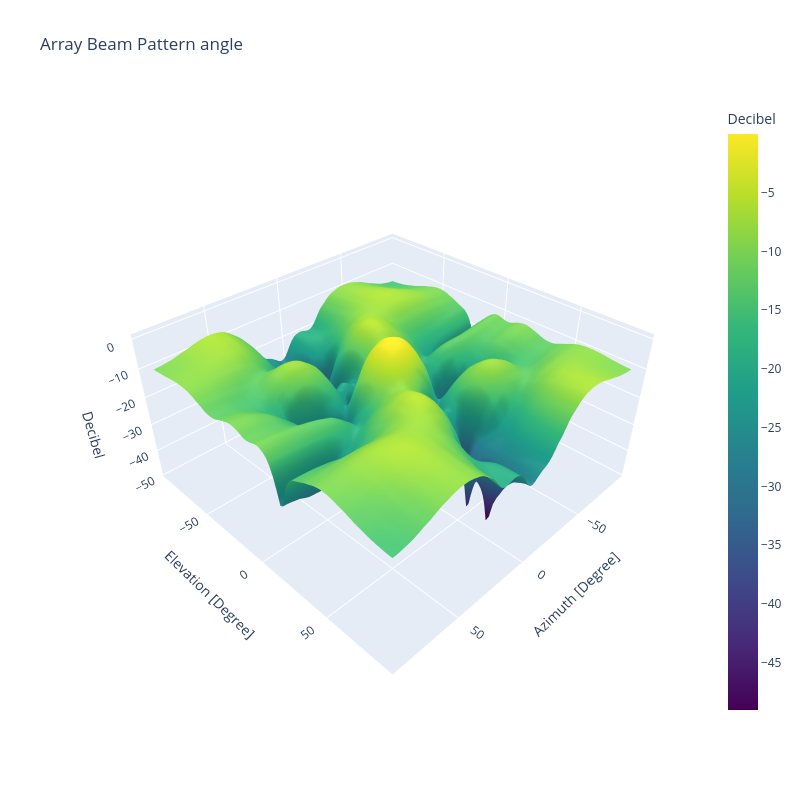
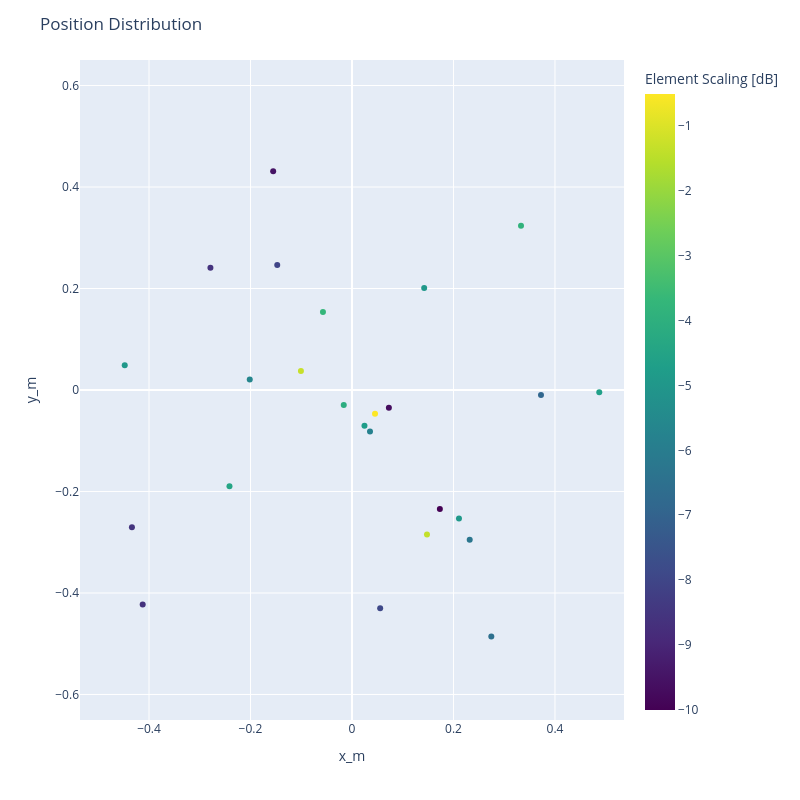

These figures' notebook cell, in order:
### Code cell
x = pop._elite_community._organisms[0]._chromosomes[0]
y = pop._elite_community._organisms[0]._chromosomes[1]
c = pop._elite_community._organisms[0]._chromosomes[2]

az_bound = 90
el_bound = 90
az_bound_tuple = (Angle(-az_bound, PhaseUnit.DEGREE), Angle(az_bound, PhaseUnit.DEGREE))
el_bound_tuple = (Angle(-el_bound, PhaseUnit.DEGREE), Angle(el_bound, PhaseUnit.DEGREE))


element_pattern = pattern.Isotropic()
freq = Frequency(1, FrequencyUnit.GIGAHERTZ)
antenna_element = Element(element_pattern, az_bound_tuple, el_bound_tuple, freq, 1)

cf = Frequency(1, FrequencyUnit.GIGAHERTZ)

array_geometry = geometry.CustomGeometry(x.df.to_numpy().ravel(), y.df.to_numpy().ravel())
df = array_geometry.df
updated_df = (
    df.with_columns(
        c.df.to_series().alias(DataHeader.GEOM_AMP_GAIN_DB)
    )
    .drop(DataHeader.GEOM_AMP_GAIN_LIN)
)
array_geometry.gains = updated_df

arr = Array(antenna_element, array_geometry)

arr.plot.beam(
    DirectionDomain.ANGLE,
    PhaseUnit.DEGREE,
    AmplitudeDomain.AntennaFactor,
    AmplitudeUnit.DECIBEL,
    FigureType.SURFACE,
    Frequency(1, FrequencyUnit.GIGAHERTZ),
)

arr.plot.geometry()

### Figure 1 — Plotly figure (JSON) as saved in the notebook; plotly's stock layout.template omitted (floating-point values rounded to 4 significant figures; data arrays with more than 128 entries replaced by an {"elided": "..."} marker saying what was removed)
{"data": [{"colorbar": {"title": {"text": "Decibel"}}, "colorscale": [[0, "#440154"], [0.1111, "#482878"], [0.2222, "#3e4989"], [0.3333, "#31688e"], [0.4444, "#26828e"], [0.5556, "#1f9e89"], [0.6667, "#35b779"], [0.7778, "#6ece58"], [0.8889, "#b5de2b"], [1, "#fde725"]], "connectgaps": true, "type": "surface", "x": [-90.0, -88.18, -86.36, -84.55, -82.73, -80.91, -79.09, -77.27, -75.45, -73.64, -71.82, -70.0, -68.18, -66.36, -64.55, -62.73, -60.91, -59.09, -57.27, -55.45, -53.64, -51.82, -50.0, -48.18, -46.36, -44.55, -42.73, -40.91, -39.09, -37.27, -35.45, -33.64, -31.82, -30.0, -28.18, -26.36, -24.55, -22.73, -20.91, -19.09, -17.27, -15.45, -13.64, -11.82, -10.0, -8.182, -6.364, -4.545, -2.727, -0.9091, 0.9091, 2.727, 4.545, 6.364, 8.182, 10.0, 11.82, 13.64, 15.45, 17.27, 19.09, 20.91, 22.73, 24.55, 26.36, 28.18, 30.0, 31.82, 33.64, 35.45, 37.27, 39.09, 40.91, 42.73, 44.55, 46.36, 48.18, 50.0, 51.82, 53.64, 55.45, 57.27, 59.09, 60.91, 62.73, 64.55, 66.36, 68.18, 70.0, 71.82, 73.64, 75.45, 77.27, 79.09, 80.91, 82.73, 84.55, 86.36, 88.18, 90.0], "y": [-90.0, -88.18, -86.36, -84.55, -82.73, -80.91, -79.09, -77.27, -75.45, -73.64, -71.82, -70.0, -68.18, -66.36, -64.55, -62.73, -60.91, -59.09, -57.27, -55.45, -53.64, -51.82, -50.0, -48.18, -46.36, -44.55, -42.73, -40.91, -39.09, -37.27, -35.45, -33.64, -31.82, -30.0, -28.18, -26.36, -24.55, -22.73, -20.91, -19.09, -17.27, -15.45, -13.64, -11.82, -10.0, -8.182, -6.364, -4.545, -2.727, -0.9091, 0.9091, 2.727, 4.545, 6.364, 8.182, 10.0, 11.82, 13.64, 15.45, 17.27, 19.09, 20.91, 22.73, 24.55, 26.36, 28.18, 30.0, 31.82, 33.64, 35.45, 37.27, 39.09, 40.91, 42.73, 44.55, 46.36, 48.18, 50.0, 51.82, 53.64, 55.45, 57.27, 59.09, 60.91, 62.73, 64.55, 66.36, 68.18, 70.0, 71.82, 73.64, 75.45, 77.27, 79.09, 80.91, 82.73, 84.55, 86.36, 88.18, 90.0], "z": {"elided": "99x99 float values"}}], "layout": {"height": 800, "scene": {"aspectmode": "manual", "aspectratio": {"x": 1, "y": 1, "z": 0.5}, "xaxis": {"title": {"text": "Azimuth [Degree]"}}, "yaxis": {"title": {"text": "Elevation [Degree]"}}, "zaxis": {"title": {"text": "Decibel"}}}, "title": {"text": "Array Beam Pattern angle"}, "width": 800}}

### Figure 2 — Plotly figure (JSON) as saved in the notebook; plotly's stock layout.template omitted (floating-point values rounded to 4 significant figures)
{"data": [{"hovertemplate": "x_m=%{x}<br>y_m=%{y}<br>Element Amplifier Gain (Decibel)=%{marker.color}<extra></extra>", "legendgroup": "", "marker": {"color": [-8.573, -6.862, -4.949, -6.508, -4.632, -7.936, -5.808, -8.581, -1.362, -0.5122, -4.763, -4.11, -1.307, -3.865, -9.499, -6.262, -3.711, -8.636, -4.439, -5.622, -8.036, -10.0, -9.716, -4.951, -4.903], "coloraxis": "coloraxis", "symbol": "circle"}, "mode": "markers", "name": "", "orientation": "v", "showlegend": false, "type": "scatter", "x": [-0.4337, 0.3724, 0.1422, 0.2745, 0.4873, 0.05549, 0.03547, -0.279, 0.1478, 0.04539, 0.02457, -0.01626, -0.1007, 0.3331, -0.1554, 0.232, -0.05723, -0.4125, -0.2415, -0.2015, -0.1473, 0.1731, 0.07269, -0.4479, 0.2108], "xaxis": "x", "y": [-0.2706, -0.01005, 0.2009, -0.4856, -0.004439, -0.4302, -0.08164, 0.2409, -0.2849, -0.04689, -0.07027, -0.02944, 0.03744, 0.3239, 0.4313, -0.2951, 0.1537, -0.4226, -0.1896, 0.02071, 0.2461, -0.2343, -0.03503, 0.04859, -0.2534], "yaxis": "y"}], "layout": {"coloraxis": {"colorbar": {"title": {"text": "Element Scaling [dB]"}}, "colorscale": [[0, "#440154"], [0.1111, "#482878"], [0.2222, "#3e4989"], [0.3333, "#31688e"], [0.4444, "#26828e"], [0.5556, "#1f9e89"], [0.6667, "#35b779"], [0.7778, "#6ece58"], [0.8889, "#b5de2b"], [1, "#fde725"]]}, "height": 800, "legend": {"tracegroupgap": 0}, "margin": {"t": 60}, "title": {"text": "Position Distribution"}, "width": 800, "xaxis": {"anchor": "y", "domain": [0, 1], "range": [-0.536, 0.536], "title": {"text": "x_m"}}, "yaxis": {"anchor": "x", "domain": [0, 1], "range": [-0.536, 0.536], "scaleanchor": "x", "title": {"text": "y_m"}}}}
